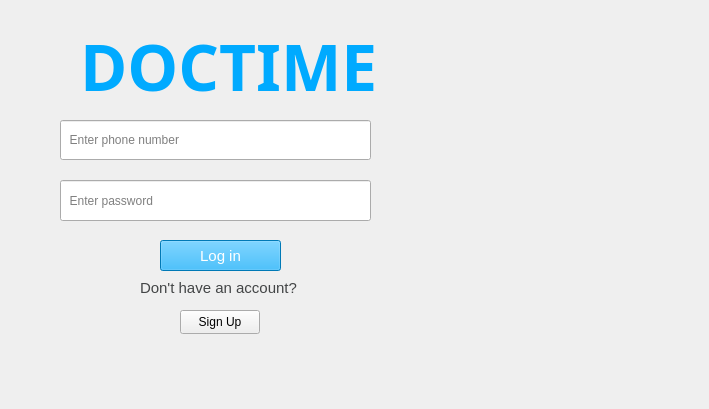
    <widget class="QWidget" name="home">
     <widget class="QLabel" name="img">
      <property name="geometry">
       <rect>
        <x>0</x>
        <y>0</y>
        <width>700</width>
        <height>400</height>
       </rect>
      </property>
      <property name="text">
       <string/>
      </property>
      <property name="pixmap">
       <pixmap>../Resourses/img.jpg</pixmap>
      </property>
      <property name="scaledContents">
       <bool>true</bool>
      </property>
     </widget>
     <widget class="QPushButton" name="Sign">
      <property name="geometry">
       <rect>
        <x>180</x>
        <y>310</y>
        <width>80</width>
        <height>24</height>
       </rect>
      </property>
      <property name="text">
       <string>Sign Up</string>
      </property>
     </widget>
     <widget class="QLabel" name="text">
      <property name="geometry">
       <rect>
        <x>140</x>
        <y>280</y>
        <width>171</width>
        <height>16</height>
       </rect>
      </property>
      <property name="font">
       <font>
        <pointsize>11</pointsize>
       </font>
      </property>
      <property name="styleSheet">
       <string notr="true">color: rgb(67, 69, 70);</string>
      </property>
      <property name="text">
       <string>Don't have an account?</string>
      </property>
     </widget>
     <widget class="QLineEdit" name="Pass">
      <property name="geometry">
       <rect>
        <x>60</x>
        <y>180</y>
        <width>311</width>
        <height>41</height>
       </rect>
      </property>
      <property name="echoMode">
       <enum>QLineEdit::Password</enum>
      </property>
      <property name="placeholderText">
       <string>  Enter password</string>
      </property>
     </widget>
     <widget class="QLabel" name="Title">
      <property name="geometry">
       <rect>
        <x>80</x>
        <y>0</y>
        <width>311</width>
        <height>131</height>
       </rect>
      </property>
      <property name="font">
       <font>
        <family>Bahnschrift SemiBold</family>
        <pointsize>48</pointsize>
        <bold>true</bold>
       </font>
      </property>
      <property name="focusPolicy">
       <enum>Qt::NoFocus</enum>
      </property>
      <property name="acceptDrops">
       <bool>false</bool>
      </property>
      <property name="autoFillBackground">
       <bool>false</bool>
      </property>
      <property name="styleSheet">
       <string notr="true">color: rgb(41, 48, 48);
color: rgb(0, 170, 255);</string>
      </property>
      <property name="text">
       <string>DOCTIME</string>
      </property>
      <property name="textFormat">
       <enum>Qt::AutoText</enum>
      </property>
      <property name="scaledContents">
       <bool>false</bool>
      </property>
     </widget>
     <widget class="QPushButton" name="Login">
      <property name="geometry">
       <rect>
        <x>160</x>
        <y>240</y>
        <width>121</width>
        <height>31</height>
       </rect>
      </property>
      <property name="font">
       <font>
        <pointsize>11</pointsize>
       </font>
      </property>
      <property name="styleSheet">
       <string notr="true">background-color: rgb(0, 170, 255);
color: rgb(255, 255, 255);</string>
      </property>
      <property name="text">
       <string>Log in</string>
      </property>
     </widget>
     <widget class="QLineEdit" name="Phone">
      <property name="geometry">
       <rect>
        <x>60</x>
        <y>120</y>
        <width>311</width>
        <height>40</height>
       </rect>
      </property>
      <property name="placeholderText">
       <string>  Enter phone number</string>
      </property>
     </widget>
    </widget>
